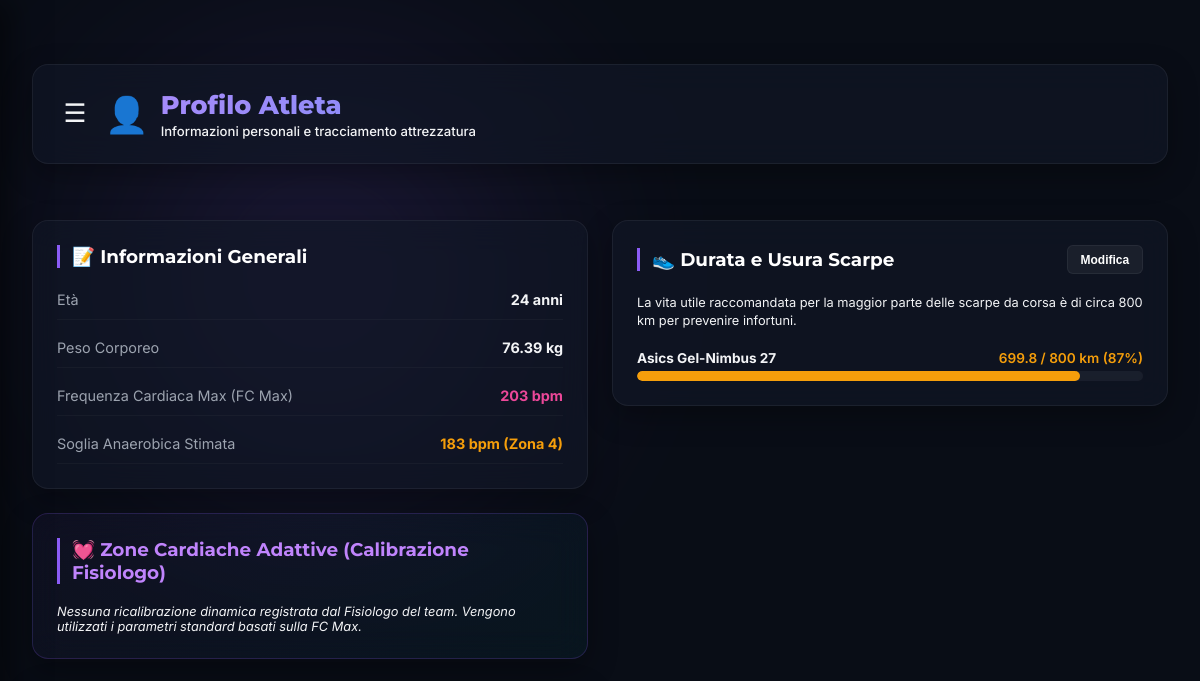
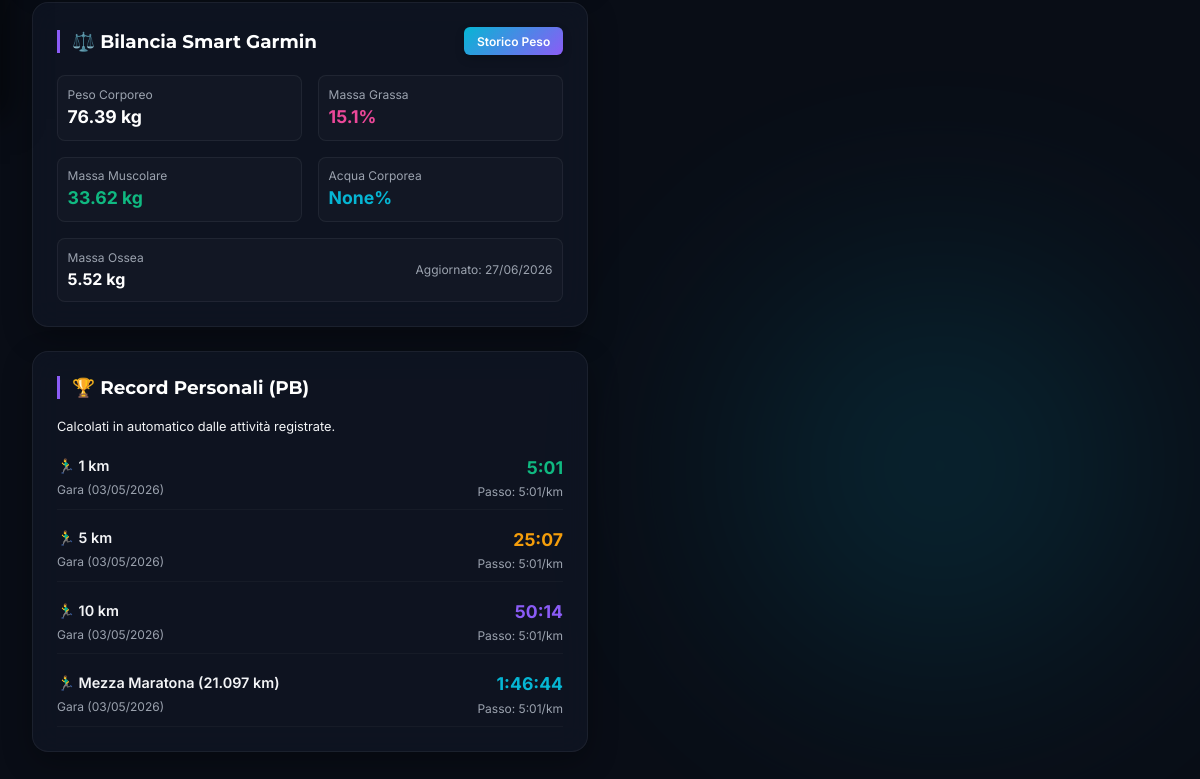
Before: /profile with the older database file (2 pictures, top to bottom).
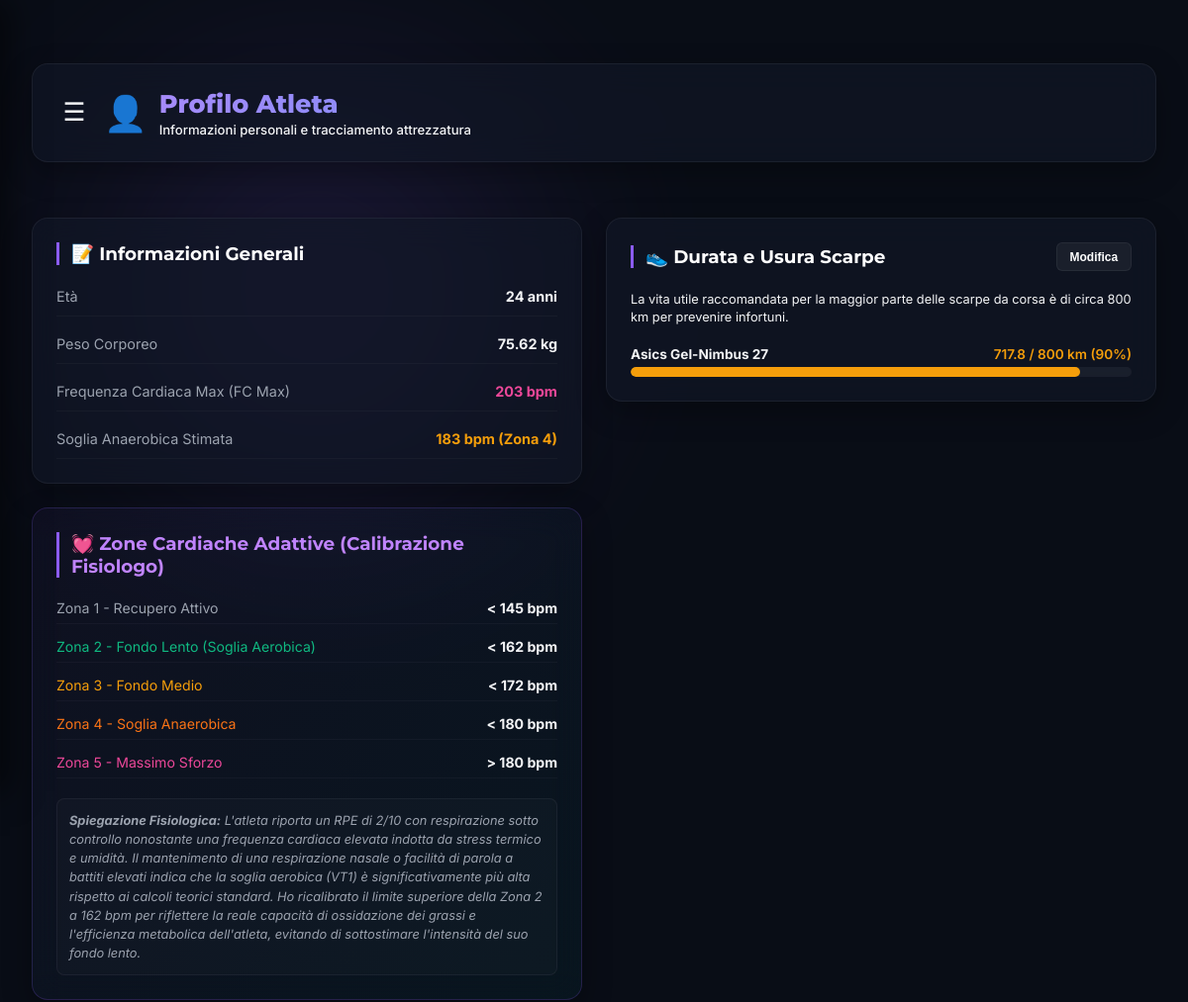
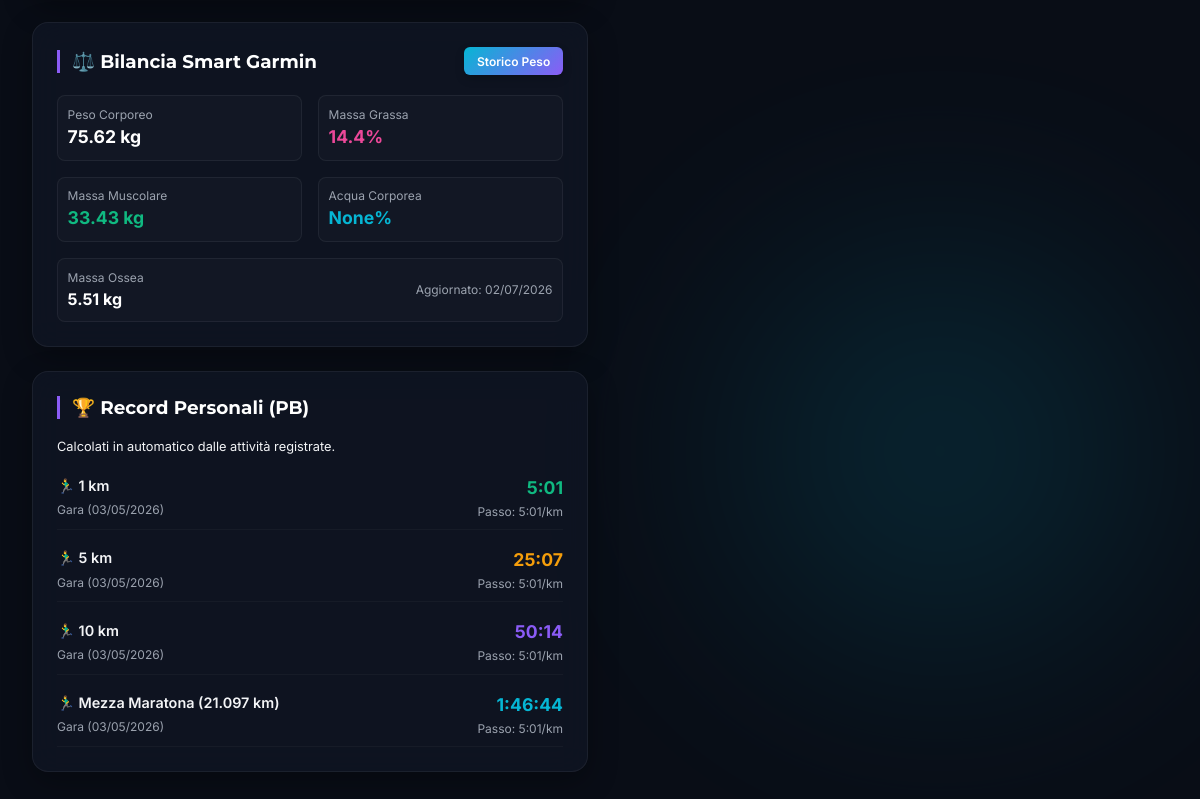
After: the same page with the newer database file (2 pictures, top to bottom).
### database/database.py (models this page shows, shortened)
class Base(DeclarativeBase):
    pass

class DailyMetric(Base):
    __tablename__ = "daily_metrics"
    date: Mapped[datetime.date] = mapped_column(Date, primary_key=True)
    sleep_hours: Mapped[Optional[float]] = mapped_column(Float, nullable=True)
    resting_hr: Mapped[Optional[int]] = mapped_column(Integer, nullable=True)
    hrv_score: Mapped[Optional[int]] = mapped_column(Integer, nullable=True)
    steps: Mapped[Optional[int]] = mapped_column(Integer, nullable=True)
    readiness: Mapped[Optional[float]] = mapped_column(Float, nullable=True)
    weight_kg: Mapped[Optional[float]] = mapped_column(Float, nullable=True)
    body_fat_pct: Mapped[Optional[float]] = mapped_column(Float, nullable=True)
    muscle_mass_kg: Mapped[Optional[float]] = mapped_column(Float, nullable=True)
    water_pct: Mapped[Optional[float]] = mapped_column(Float, nullable=True)
    bone_mass_kg: Mapped[Optional[float]] = mapped_column(Float, nullable=True)

class Shoe(Base):
    __tablename__ = "shoes"
    id: Mapped[int] = mapped_column(Integer, primary_key=True, autoincrement=True)
    name: Mapped[str] = mapped_column(String, unique=True, nullable=False)
    baseline_km: Mapped[float] = mapped_column(Float, default=0.0)
    baseline_date: Mapped[datetime.date] = mapped_column(Date, default=datetime.date(2026, 6, 15))
    is_active: Mapped[bool] = mapped_column(Integer, default=True)

### main.py (the view)
@app.get("/profile", response_class=HTMLResponse)
def get_athlete_profile(request: Request, db: Session = Depends(get_db)):
    birth_date = datetime.date(2001, 9, 1)
    today = datetime.date.today()
    age = today.year - birth_date.year - ((today.month, today.day) < (birth_date.month, birth_date.day))
    max_hr_val = get_max_hr(db)
    personal_records = get_personal_records(db)
    active_shoes = db.query(Shoe).filter(Shoe.is_active == True).all()
    shoes_mileage = {
        shoe.name: get_current_shoe_mileage(db, shoe.name)
        for shoe in active_shoes
    }
    shoes_list = [
        {
            "id": shoe.id,
            "name": shoe.name,
            "mileage": shoes_mileage.get(shoe.name, 0.0)
        }
        for shoe in active_shoes
    ]
    latest_garmin_metric = db.query(DailyMetric).filter(
        DailyMetric.weight_kg.isnot(None)
    ).order_by(DailyMetric.date.desc()).first()
    garmin_metrics = None
    if latest_garmin_metric:
        garmin_metrics = {
            "weight_kg": latest_garmin_metric.weight_kg,
            "body_fat_pct": latest_garmin_metric.body_fat_pct,
            "muscle_mass_kg": latest_garmin_metric.muscle_mass_kg,
            "water_pct": latest_garmin_metric.water_pct,
            "bone_mass_kg": latest_garmin_metric.bone_mass_kg,
            "date": latest_garmin_metric.date.strftime("%d/%m/%Y")
        }
    shoe_mileage = get_current_shoe_mileage(db)
    predictions = get_race_predictions(db)
    from agents.nodes import build_athlete_performance_profile
    perf_profile = build_athlete_performance_profile(db)
    calibration_insight = db.query(AgentInsight).filter(
        AgentInsight.insight_type == "hr_zone_calibration"
    ).order_by(AgentInsight.created_at.desc()).first()
    calibrated_zones = None
    if calibration_insight and calibration_insight.memory_payload:
        calibrated_zones = calibration_insight.memory_payload
    return templates.TemplateResponse(
        request=request,
        name="profile.html",
        context={
            "age": age,
            "max_hr_val": max_hr_val,
            "personal_records": personal_records,
            "shoes_list": shoes_list,
            "shoes_mileage": shoes_mileage,
            "garmin_metrics": garmin_metrics,
            "shoe_mileage": shoe_mileage,
            "predictions": predictions,
            "perf_profile": perf_profile,
            "calibrated_zones": calibrated_zones
        }
    )

### templates/profile.html (shortened to what the changed rows need)
<!DOCTYPE html>
<html lang="it">
<head>
    <link rel="stylesheet" href="/static/css/style.css?v=1.1">
</head>
<body>
    <div class="container" style="max-width: 1200px; margin: 0 auto; padding: 2rem 1rem;">
        <header class="dashboard-header glass-card" style="margin-bottom: 2rem; display: flex; align-items: center; justify-content: space-between; flex-wrap: wrap; gap: 1rem;">
            <div class="header-logo" style="display: flex; align-items: center; gap: 0.75rem;">
                <div class="logo-text">
                    <h1 style="margin: 0; font-family: 'Montserrat', sans-serif; font-size: 1.6rem; font-weight: 800; background: linear-gradient(135deg, #a78bfa, #818cf8); -webkit-background-clip: text; -webkit-text-fill-color: transparent;">Profilo Atleta</h1>
                </div>
            </div>
        </header>
        <div class="dashboard-grid" style="display: grid; grid-template-columns: 1fr 1fr; gap: 1.5rem;">
            <div class="grid-col flex-col">
                <div class="glass-card">
                    <h2 class="card-title">📝 Informazioni Generali</h2>
                    <div style="display: flex; flex-direction: column; gap: 1rem; font-size: 0.9rem; line-height: 1.6;">
                        <div style="display: flex; justify-content: space-between; border-bottom: 1px solid rgba(255,255,255,0.03); padding-bottom: 0.5rem;">
                            <span style="color: var(--text-secondary);">Peso Corporeo</span>
                            <strong>{% if garmin_metrics %}{{ garmin_metrics.weight_kg }} kg{% else %}76 kg{% endif %}</strong>
                        </div>
                    </div>
                </div>
                <div class="glass-card" style="background: linear-gradient(135deg, rgba(139, 92, 246, 0.05) 0%, rgba(6, 182, 212, 0.05) 100%); border: 1px solid rgba(139, 92, 246, 0.2);">
                    <h2 class="card-title" style="color: #c084fc;">💓 Zone Cardiache Adattive (Calibrazione Fisiologo)</h2>
                    {% if calibrated_zones %}
                    <div style="display: flex; flex-direction: column; gap: 0.75rem; font-size: 0.88rem; line-height: 1.5;">
                        <div style="display: flex; justify-content: space-between; border-bottom: 1px solid rgba(255,255,255,0.03); padding-bottom: 0.3rem;">
                            <span style="color: var(--text-secondary);">Zona 1 - Recupero Attivo</span>
                            <strong>&lt; {{ calibrated_zones.z1_max }} bpm</strong>
                        </div>
                        <div style="display: flex; justify-content: space-between; border-bottom: 1px solid rgba(255,255,255,0.03); padding-bottom: 0.3rem;">
                            <span style="color: var(--color-green);">Zona 2 - Fondo Lento (Soglia Aerobica)</span>
                            <strong>&lt; {{ calibrated_zones.z2_max }} bpm</strong>
                        </div>
                        <div style="display: flex; justify-content: space-between; border-bottom: 1px solid rgba(255,255,255,0.03); padding-bottom: 0.3rem;">
                            <span style="color: var(--color-yellow);">Zona 3 - Fondo Medio</span>
                            <strong>&lt; {{ calibrated_zones.z3_max }} bpm</strong>
                        </div>
                        <div style="display: flex; justify-content: space-between; border-bottom: 1px solid rgba(255,255,255,0.03); padding-bottom: 0.3rem;">
                            <span style="color: #f97316;">Zona 4 - Soglia Anaerobica</span>
                            <strong>&lt; {{ calibrated_zones.z4_max }} bpm</strong>
                        </div>
                        <div style="display: flex; justify-content: space-between; border-bottom: 1px solid rgba(255,255,255,0.03); padding-bottom: 0.3rem;">
                            <span style="color: var(--color-pink);">Zona 5 - Massimo Sforzo</span>
                            <strong>&gt; {{ calibrated_zones.z4_max }} bpm</strong>
                        </div>
                        <div style="margin-top: 0.5rem; background: rgba(255,255,255,0.02); padding: 0.75rem; border-radius: 8px; border: 1px solid rgba(255,255,255,0.05); font-size: 0.8rem; color: var(--text-secondary); font-style: italic;">
                            <strong>Spiegazione Fisiologica:</strong> {{ calibrated_zones.rationale }}
                        </div>
                    </div>
                    {% else %}
                    <p style="font-size: 0.8rem; color: var(--text-muted); font-style: italic;">Nessuna ricalibrazione dinamica registrata dal Fisiologo del team. Vengono utilizzati i parametri standard basati sulla FC Max.</p>
                    {% endif %}
                </div>
                <div class="glass-card">
                    <div style="display: flex; justify-content: space-between; align-items: center; margin-bottom: 1.25rem;">
                        <h2 class="card-title" style="margin-bottom: 0;">⚖️ Bilancia Smart Garmin</h2>
                    </div>
                    {% if garmin_metrics %}
                    <div style="display: grid; grid-template-columns: 1fr 1fr; gap: 1rem; font-size: 0.85rem; line-height: 1.5;">
                        <div style="background: rgba(255,255,255,0.02); padding: 0.6rem; border-radius: 8px; border: 1px solid var(--border-color);">
                            <span style="color: var(--text-secondary); display: block; font-size: 0.75rem;">Peso Corporeo</span>
                            <strong style="font-size: 1.1rem; color: #fff;">{{ garmin_metrics.weight_kg }} kg</strong>
                        </div>
                        <div style="background: rgba(255,255,255,0.02); padding: 0.6rem; border-radius: 8px; border: 1px solid var(--border-color);">
                            <span style="color: var(--text-secondary); display: block; font-size: 0.75rem;">Massa Grassa</span>
                            <strong style="font-size: 1.1rem; color: var(--color-pink);">{{ garmin_metrics.body_fat_pct }}%</strong>
                        </div>
                        <div style="background: rgba(255,255,255,0.02); padding: 0.6rem; border-radius: 8px; border: 1px solid var(--border-color);">
                            <span style="color: var(--text-secondary); display: block; font-size: 0.75rem;">Massa Muscolare</span>
                            <strong style="font-size: 1.1rem; color: var(--color-green);">{{ garmin_metrics.muscle_mass_kg }} kg</strong>
                        </div>
                        <div style="background: rgba(255,255,255,0.02); padding: 0.6rem; border-radius: 8px; border: 1px solid var(--border-color);">
                            <span style="color: var(--text-secondary); display: block; font-size: 0.75rem;">Acqua Corporea</span>
                            <strong style="font-size: 1.1rem; color: var(--color-cyan);">{{ garmin_metrics.water_pct }}%</strong>
                        </div>
                        <div style="grid-column: span 2; background: rgba(255,255,255,0.02); padding: 0.6rem; border-radius: 8px; border: 1px solid var(--border-color); display: flex; justify-content: space-between; align-items: center;">
                            <div>
                                <span style="color: var(--text-secondary); display: block; font-size: 0.75rem;">Massa Ossea</span>
                                <strong style="font-size: 1rem; color: #fff;">{{ garmin_metrics.bone_mass_kg }} kg</strong>
                            </div>
                            <span style="font-size: 0.75rem; color: var(--text-secondary);">Aggiornato: {{ garmin_metrics.date }}</span>
                        </div>
                    </div>
                    {% else %}
                    <p style="font-size: 0.8rem; color: var(--text-muted); font-style: italic; text-align: center; margin: 1rem 0;">Nessun dato registrato. Fai clic su "Sincronizza" per recuperare le ultime metriche corporee da Garmin Scale.</p>
                    {% endif %}
                </div>
                <div class="glass-card">
                    <h2 class="card-title">🏆 Record Personali (PB)</h2>
                </div>
            </div>
            <div class="grid-col flex-col">
                <div class="glass-card">
                    <div style="display: flex; justify-content: space-between; align-items: center; margin-bottom: 1.25rem;">
                        <h2 class="card-title" style="margin-bottom: 0;">👟 Durata e Usura Scarpe</h2>
                    </div>
                    <div style="display: flex; flex-direction: column; gap: 1.25rem;">
                        {% for shoe_name, km in shoes_mileage.items() %}
                        {% set raw_pct = (km / 800.0 * 100.0) %}
                        {% set pct = 100.0 if raw_pct > 100.0 else raw_pct %}
                        {% set color_status = "green" if pct < 70 else "yellow" if pct < 90 else "red" %}
                        <div>
                            <div style="display: flex; justify-content: space-between; font-size: 0.85rem; margin-bottom: 0.35rem;">
                                <strong style="color: var(--text-primary);">{{ shoe_name }}</strong>
                                <span class="shoe-status-text {{ color_status }}" style="font-weight: 600;">{{ km }} / 800 km ({{ pct | round(0) | int }}%)</span>
                            </div>
                            <div style="width: 100%; height: 10px; background: rgba(255, 255, 255, 0.05); border-radius: 5px; overflow: hidden;">
                                <div class="shoe-progress-bar" data-pct="{{ pct }}" data-status="{{ color_status }}" style="height: 100%; border-radius: 5px; transition: width 0.4s ease;"></div>
                            </div>
                        </div>
                        {% endfor %}
                    </div>
                </div>
            </div>
        </div>
    </div>
</body>
</html>

Changed rows visible on the page:
no longer on this page (row unchanged): DailyMetric: weight_kg "76.39", body_fat_pct "15.1", muscle_mass_kg "33.62", bone_mass_kg "5.52"
added DailyMetric: weight_kg "75.62", body_fat_pct "14.4", muscle_mass_kg "33.43", bone_mass_kg "5.51"
computed for Shoe "Asics Gel-Nimbus 27": km "699.8" → "717.8"; pct "87" → "90"
Other visible differences:
{{ calibrated_zones.z1_max }}: (not shown) → "145"
{{ calibrated_zones.z2_max }}: (not shown) → "162"
{{ calibrated_zones.z3_max }}: (not shown) → "172"
{{ calibrated_zones.z4_max }}: (not shown) → "180"
{{ calibrated_zones.rationale }}: (not shown) → "L'atleta riporta un RPE di 2/10 con respirazione sotto controllo nonostante una frequenza cardiaca elevata indotta da stress termico e umidità. Il mantenimento di una respirazione nasale o facilità di parola a battiti elevati indica che la soglia aerobica (VT1) è significativamente più alta rispetto ai calcoli teorici standard. Ho ricalibrato il limite superiore della Zona 2 a 162 bpm per riflettere la reale capacità di ossidazione dei grassi e l'efficienza metabolica dell'atleta, evitando di sottostimare l'intensità del suo fondo lento."
{{ garmin_metrics.date }}: "27/06/2026" → "02/07/2026"
text no longer shown: "Nessuna ricalibrazione dinamica registrata dal Fisiologo del team. Vengono utilizzati i parametri standard basati sulla FC Max."
text now shown: "Zona 1 - Recupero Attivo < bpm Zona 2 - Fondo Lento (Soglia Aerobica) < bpm Zona 3 - Fondo Medio < bpm Zona 4 - Soglia Anaerobica < bpm Zona 5 - Massimo Sforzo > bpm Spiegazione Fisiologica:"
